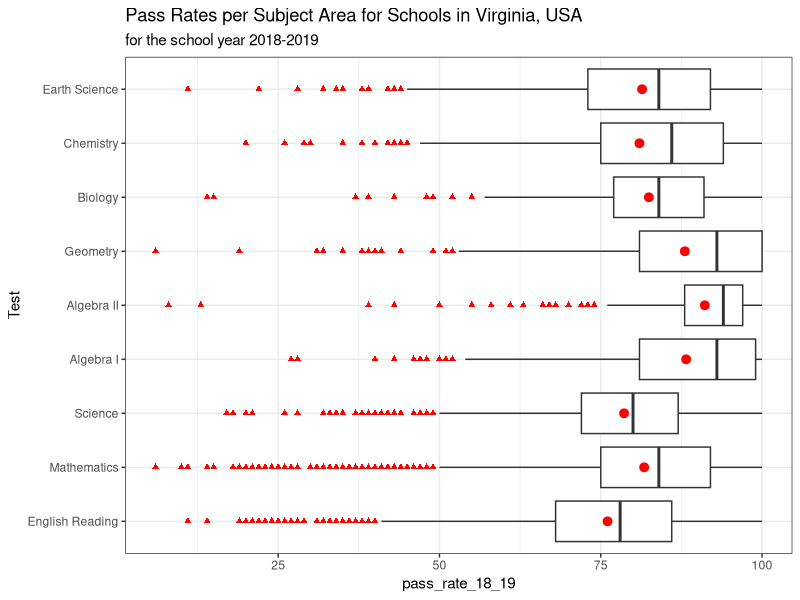

Reproduce this figure in R.
## ---- chunk 1
knitr::opts_chunk$set(echo = TRUE)
## ---- chunk 2
library(tidyverse)
## ---- chunk 3
schools_raw <- read_csv("../data/2020-2021-school-test-by-test.csv", skip =2)

schools_raw %>% head
nrow(schools_raw) # 14,381
## ---- chunk 4
# There is a "<" character that needs to be counted as NA
schools_raw$`2018-2019 Pass Rate` %>% unique()
## ---- chunk 5
# setting the NA values to include "<" because there was not a value given or key for what the "<" indicates 
schools_raw %>% 
  mutate(sch_type = parse_factor(`Sch Type`)) %>% 
  mutate(pass_rate_18_19 = parse_integer(`2018-2019 Pass Rate`, 
                                         na = c("", "NA", NA, "<"), 
                                         trim_ws = TRUE), 
         pass_rate_20_21 = parse_integer(`2020-2021 Pass Rate`, 
                                         na = c("", "NA", NA, "<"), 
                                         trim_ws = TRUE),
         county = `Div Name`) -> schools
  
# checking to make sure they're all numbers
filter(schools, is.character(pass_rate_20_21))
## ---- chunk 6
schools %>% 
  # selecting necessary columns rather than whole dataset
  select(county, sch_type, `Sch Name`, Test, Grade, pass_rate_18_19, pass_rate_20_21) %>% 
  # calculating point difference between pre- and post-pandemic
  mutate(point_diff =  pass_rate_20_21 - pass_rate_18_19) %>% 
  # creating percent change column
  mutate(pct_change = (point_diff/pass_rate_18_19)*100) %>% 
  # changing into categorical variable
  mutate(Test = parse_factor(Test)) -> schools

schools %>% glimpse()
## ---- chunk 7
schools %>% 
  summarise(`Sch Name`) %>%  
  unique() %>% 
  nrow
## ---- chunk 8
schools %>% 
  summarise(county) %>% 
  unique() %>% 
  nrow()
## ---- chunk 9
schools %>% 
  group_by(county, `Sch Name`) %>% 
  summarise(county, `Sch Name`) %>% 
  unique() %>% 
  group_by(county) %>% 
  summarise(count = n()) %>% 
  arrange(-count)
## ---- chunk 10
schools %>% 
  summarise(sch_type) %>%  
  unique()
## ---- chunk 11
schools$Test %>% levels()
## ---- chunk 12
schools %>% 
  ggplot(aes(x = pass_rate_18_19, y = Test)) +
  geom_boxplot(outlier.shape = "triangle", outlier.color = "red") + 
  theme_bw() +
  stat_summary(fun = mean, color = "red") + 
  ggtitle("Pass Rates per Subject Area for Schools in Virginia, USA", 
          subtitle = "for the school year 2018-2019")
